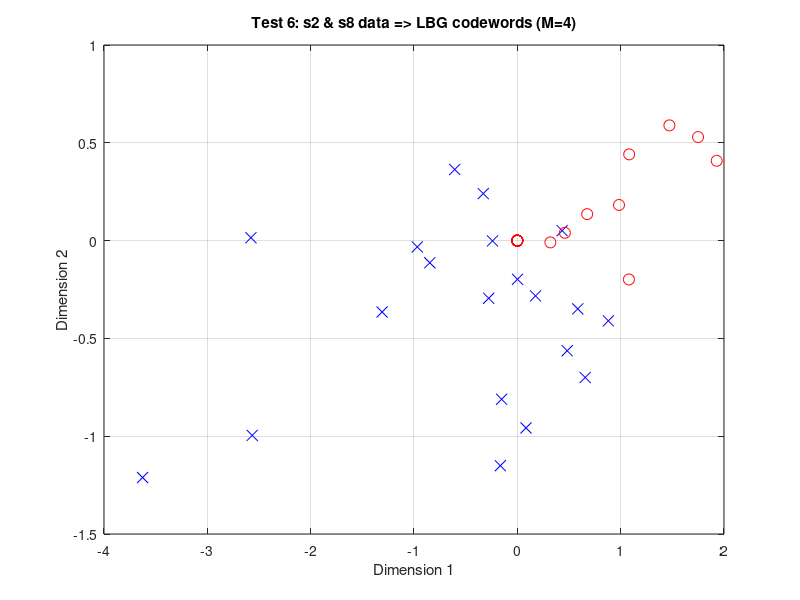

This figure's MATLAB source: (Note: this script raises an error after producing the figure.)
function test6_s2_s8_final()
% test6_s2_s8_final
%
% A single script that:
%  1) Uses your s2data and s8data ([2 x 20]).
%  2) Trains an LBG codebook (M=4) for each.
%  3) Plots frames + codewords + connecting lines,
%     without adding extra "dataN" entries to the legend.

    clear; clc; close all;

    %%%%%%%%% Step 1: Define the [2 x 20] matrices you showed %%%%%%%%%
    % s2data
    s2data = [
       -0.3298   -0.6058    0.4333    0.4822    0.6567   -0.1643   -0.1523    0.0837   -0.8471    0.1759   -0.2405    0.8807    0.5849   -0.2772    0.0017   -0.9685   -1.3086   -2.5781   -2.5658   -3.6266
        0.2403    0.3635    0.0508   -0.5632   -0.6999   -1.1508   -0.8111   -0.9576   -0.1134   -0.2827   -0.0016   -0.4103   -0.3490   -0.2949   -0.1978   -0.0324   -0.3650    0.0147   -0.9959   -1.2113
    ];

    % s8data
    s8data = [
        0         0         0         0         0         0         0         0         0         0         0    1.9293    1.7488    0.3198    0.4602    0.6762    1.0823    1.0799    0.9838    1.4714
        0         0         0         0         0         0         0         0         0         0         0    0.4080    0.5294   -0.0091    0.0398    0.1354    0.4409   -0.1985    0.1822    0.5892
    ];

    %%%%%%%%% Step 2: Plot s2 frames, s8 frames %%%%%%%%%
    figure;
    % Keep track of the plot handles for the legend
    h_s2 = plot(s2data(1,:), s2data(2,:), 'bx','MarkerSize',8); hold on;
    h_s8 = plot(s8data(1,:), s8data(2,:), 'ro','MarkerSize',8);

    xlabel('Dimension 1');
    ylabel('Dimension 2');
    title('Test 6: s2 & s8 data => LBG codewords (M=4)');
    grid on;

    %%%%%%%%% Step 3: Train codebooks with M=4 %%%%%%%%%
    M = 4;
    codebook_s2 = trainVQ_LBG(s2data, M);
    codebook_s8 = trainVQ_LBG(s8data, M);

    %%%%%%%%% Step 4: Plot codewords %%%%%%%%%
    h_c2 = plot(codebook_s2(1,:), codebook_s2(2,:), 'ks','MarkerSize',10,'LineWidth',2);
    h_c8 = plot(codebook_s8(1,:), codebook_s8(2,:), 'md','MarkerSize',10,'LineWidth',2);

    % Step 5: Connect each frame to its nearest codeword (lines with HandleVisibility off)
    drawAssignments(s2data, codebook_s2, 'b');
    drawAssignments(s8data, codebook_s8, 'r');

    % Step 6: Update legend to only show frames & codewords
    legend([h_s2, h_s8, h_c2, h_c8], ...
           {'s2 frames','s8 frames','s2 codewords','s8 codewords'}, ...
           'Location','best');

    hold off;
end


%%%%%%%%%%%%%%%%%%%%%%% LOCAL FUNCTIONS %%%%%%%%%%%%%%%%%%%%%%%

function codebook = trainVQ_LBG(data, M)
% trainVQ_LBG
% LBG approach to get codebook of size [2 x M], for data [2 x N].

    epsVal = 0.01;
    distThresh = 1e-3;
    [D, N] = size(data);

    cbook = mean(data, 2);  % single centroid = global mean
    count = 1;

    while count < M
        % split
        cbook = [cbook.*(1+epsVal), cbook.*(1-epsVal)];
        count = size(cbook, 2);

        prevDist = Inf;
        while true
            % assign
            distMat = zeros(count, N);
            for i = 1:count
                diffVal = data - cbook(:, i);
                distMat(i,:) = sum(diffVal.^2, 1);
            end
            [~, nearest] = min(distMat, [], 1);

            % update
            newCB = zeros(D, count);
            for i = 1:count
                idx = (nearest == i);
                if any(idx)
                    newCB(:, i) = mean(data(:, idx), 2);
                else
                    newCB(:, i) = cbook(:, i);
                end
            end

            % compute distortion
            distortion = 0;
            for i = 1:count
                idx = (nearest == i);
                if any(idx)
                    diffVal = data(:, idx) - newCB(:, i);
                    distortion = distortion + sum(diffVal.^2,'all');
                end
            end
            distortion = distortion / N;

            if abs(prevDist - distortion)/distortion < distThresh
                cbook = newCB;
                break;
            else
                cbook = newCB;
                prevDist = distortion;
            end
        end
    end

    codebook = cbook;
end

function drawAssignments(samples, codebook, lineColor)
% drawAssignments
% Draw lines from each sample to its assigned codeword, no extra legend items.

    [~, N] = size(samples);
    [~, C] = size(codebook);

    % Find nearest centroid
    distMat = zeros(C, N);
    for i = 1:C
        diffVal = samples - codebook(:, i);
        distMat(i,:) = sum(diffVal.^2, 1);
    end
    [~, nearest] = min(distMat, [], 1);

    % Draw line from sample to centroid
    for n = 1:N
        cIdx = nearest(n);
        xS = samples(1,n); yS = samples(2,n);
        xC = codebook(1,cIdx); yC = codebook(2,cIdx);

        % Important: 'HandleVisibility','off' => doesn't clutter legend
        line([xS xC], [yS yC], 'Color', lineColor, ...
             'LineStyle','-', 'HandleVisibility','off');
    end
end

